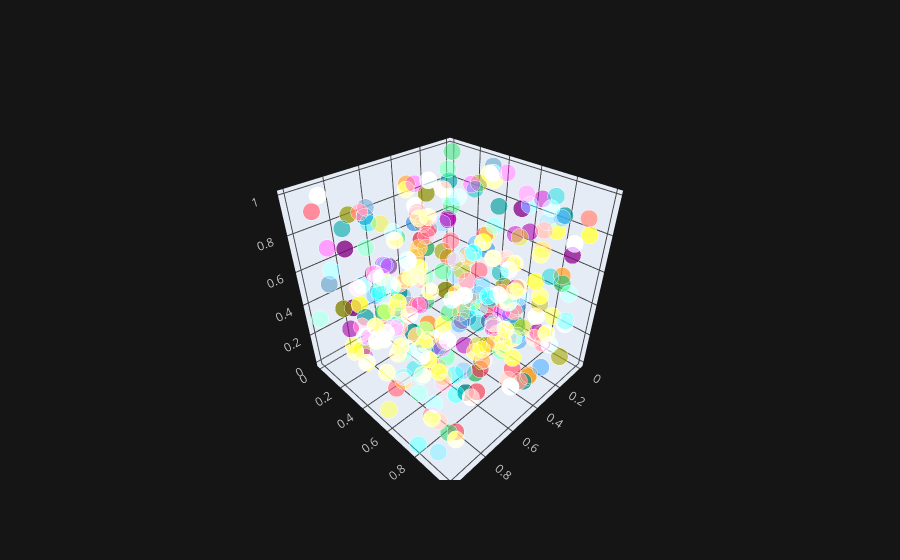

Notebook code cell kept with this figure:
### Code cell
df.iplot(x="a",y="b",z="c",kind="scatter3d")

### Figure 1 — Plotly figure (JSON) as saved in the notebook; plotly's stock layout.template omitted (floating-point values rounded to 4 significant figures; data arrays with more than 128 entries replaced by an {"elided": "..."} marker saying what was removed)
{"data": [{"marker": {"color": {"elided": "300 str values"}, "opacity": 0.8, "size": {"elided": "300 int values"}, "symbol": "circle"}, "mode": "markers", "text": {"elided": "300 str values"}, "type": "scatter3d", "x": {"elided": "300 float values"}, "y": {"elided": "300 float values"}, "z": {"elided": "300 float values"}}], "layout": {"legend": {"bgcolor": "#151516", "font": {"color": "#D9D9D9"}}, "paper_bgcolor": "#151516", "plot_bgcolor": "#151516", "scene": {"xaxis": {"gridcolor": "#434343", "showgrid": true, "tickfont": {"color": "#C2C2C2"}, "title": {"font": {"color": "#D9D9D9"}, "text": ""}, "zerolinecolor": "#666570"}, "yaxis": {"gridcolor": "#434343", "showgrid": true, "tickfont": {"color": "#C2C2C2"}, "title": {"font": {"color": "#D9D9D9"}, "text": ""}, "zerolinecolor": "#666570"}, "zaxis": {"gridcolor": "#434343", "showgrid": true, "tickfont": {"color": "#C2C2C2"}, "title": {"font": {"color": "#D9D9D9"}, "text": ""}, "zerolinecolor": "#666570"}}, "title": {"font": {"color": "#D9D9D9"}}}}
